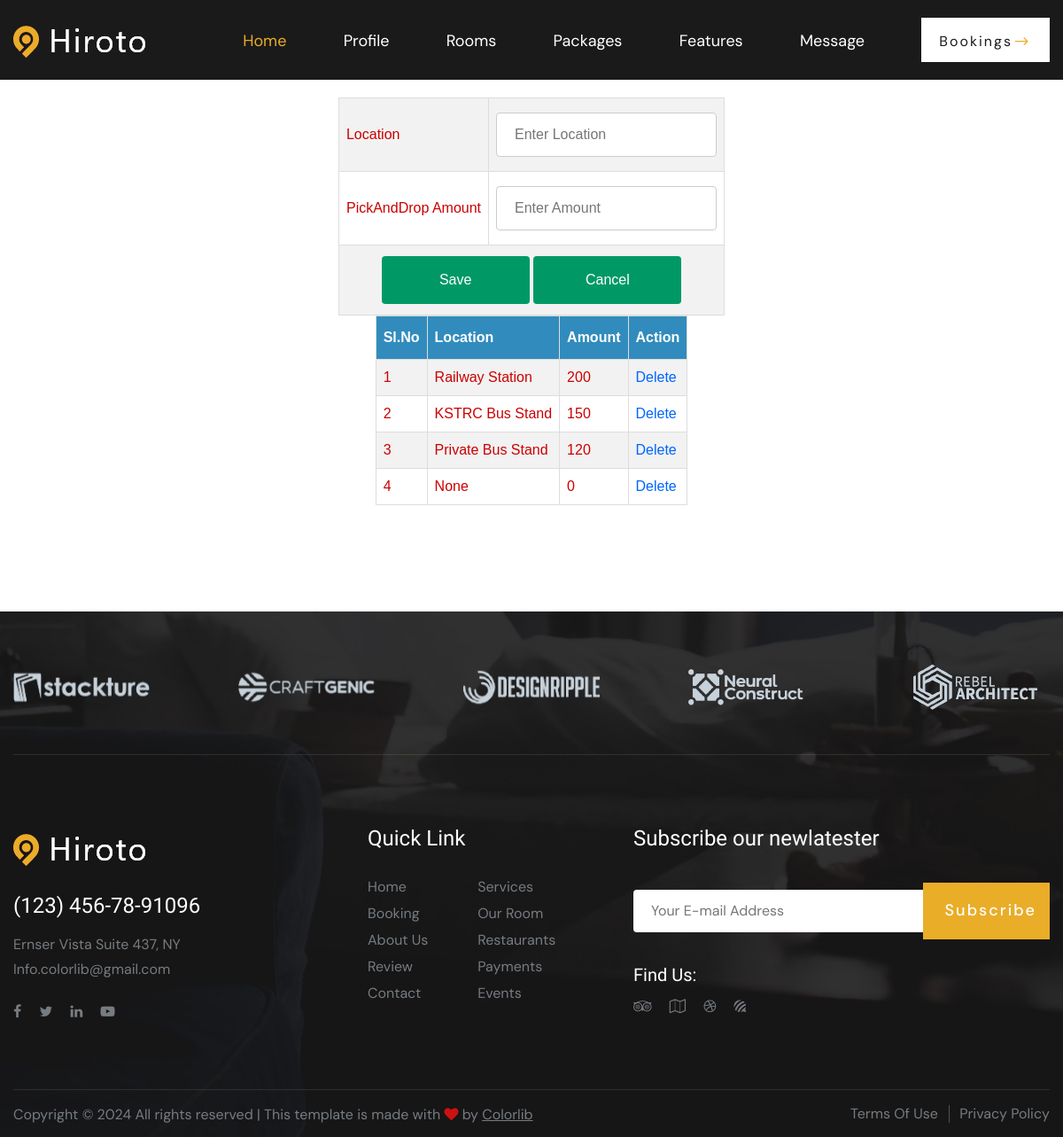
The app's page /Hotel/PickAndDropHead/ (signed in) with its own data.
### Hotel/models.py (models this page shows)
class tbl_pickanddrophead(models.Model):
    pickanddrophead_name=models.CharField(max_length=50)
    pickanddrophead_amount=models.CharField(max_length=50)
    hotel =models.ForeignKey(tbl_newhotel,null=True,on_delete=models.CASCADE)

### Hotel/views.py (the view)
# urls.py: path('PickAndDropHead/',views.pickanddropinsertselect,name="pickanddropinsertselect"),
def pickanddropinsertselect(request):
    data=tbl_pickanddrophead.objects.filter(hotel=request.session["hid"])
    hotelid=tbl_newhotel.objects.get(id=request.session["hid"])
    if request.method=="POST":
        hotelid=tbl_newhotel.objects.get(id=request.session["hid"])
        pickanddropheadname=request.POST.get('txtname')
        pickanddropheadamount=request.POST.get('txtamount')
        tbl_pickanddrophead.objects.create(pickanddrophead_name=pickanddropheadname,pickanddrophead_amount=pickanddropheadamount,hotel=hotelid)
        return redirect("Hotel:pickanddropinsertselect")
    else:
        return render(request,"Hotel/PickAndDropHead.html",{'data':data})

### Hotel/Templates/Hotel/PickAndDropHead.html (shortened to what this page needs)
{% extends 'Hotel/Header.html' %}
{% load static %}
{% block content %}
<!DOCTYPE html>
<html lang="en">
<head>
</head>
<body>
    <form method="POST">
        <table align="center">
            <tr>
                <tr>
                    <td>Location</td>
                    <td><input type="text" name="txtname" placeholder="Enter Location" required value="{{editdata.pickanddrophead_name}}"></td>
                </tr>
            <tr>
                <td>PickAndDrop Amount</td>
                <td><input type="text" name="txtamount" placeholder="Enter Amount" required value="{{editdata.pickanddrophead_amount}}"></td>
            </tr>
            <tr>
                <td colspan="2" align="center">
                    <input type="submit" name="btnsubmit" value="Save">
                    <input type="reset" name="btncancel" value="Cancel">
                </td>
            </tr>
        </table>
    </form>
    <table border="1" align="center" cellpadding="10">
        <tr>
            <th>Sl.No</th>
            <th>Location</th>
            <th>Amount</th>
            <th>Action</th>
        </tr>
        {% for i in data %}
        <tr>
            <td>{{forloop.counter}}</td>
            <td>{{i.pickanddrophead_name}}</td>
            <td>{{i.pickanddrophead_amount}}</td>
            <td><a href="{% url 'Hotel:delpickanddrop' i.id %}">Delete</a></td>
        </tr>
        {% endfor %}
    </table>
</body>
</html>
{% endblock content %}

### Guest/static/Mains/css/style.css (style rules this page uses)
html, body { height: 100%; font-family: "DM Sans", sans-serif; -webkit-font-smoothing: antialiased; }

### Guest/static/Form.css (style rules this page uses)
#tab td, #tab th { border: 1px solid #ddd; padding: 8px; color: #C00; }
#tab a { color:#06F; }
#tab tr:nth-child(even) { background-color: #f2f2f2; }
#tab th { padding-top: 12px; padding-bottom: 12px; text-align: left; background-color: #318CBD; color: white; }
input[type=text],[type=password],[type=email],[type=date], select { width: 100%; padding: 12px 20px; margin: 8px 0; display: inline-block; border: 1px solid #ccc; border-radius: 4px; box-sizing: border-box; }
input[type=submit] { width: 40%; background-color: #096; color: white; padding: 15px; margin: 4px 0; border: none; border-radius: 4px; cursor: pointer; }
input[type=reset] { width: 40%; background-color: #096; color: white; padding: 15px; margin: 4px 0; border: none; border-radius: 4px; cursor: pointer; }

### records on screen
tbl_pickanddrophead: pickanddrophead_name "Railway Station", pickanddrophead_amount "200"
tbl_pickanddrophead: pickanddrophead_name "KSTRC Bus Stand", pickanddrophead_amount "150"
tbl_pickanddrophead: pickanddrophead_name "Private Bus Stand", pickanddrophead_amount "120"
tbl_pickanddrophead: pickanddrophead_name "None", pickanddrophead_amount "0"
